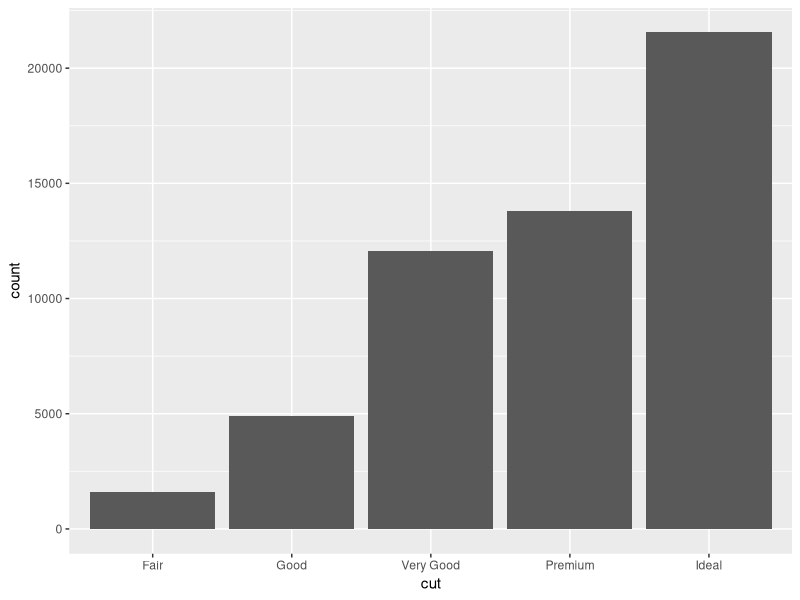
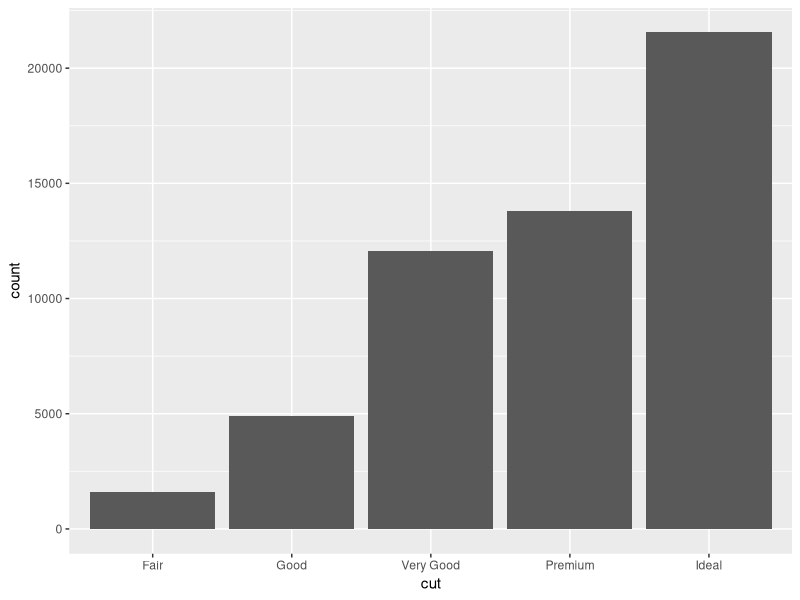
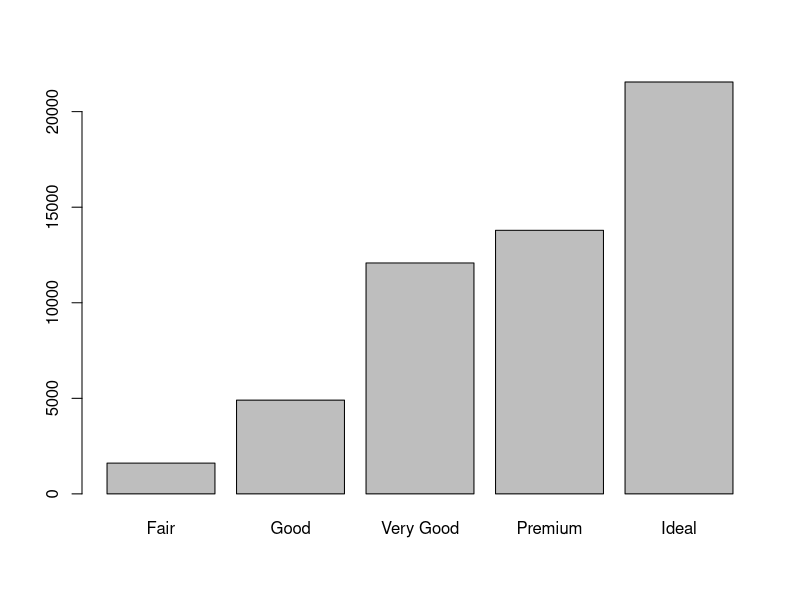
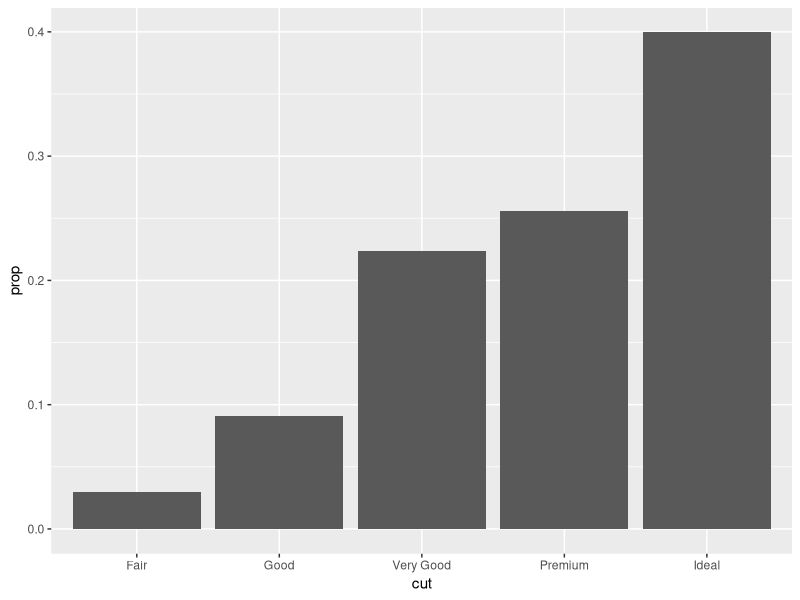
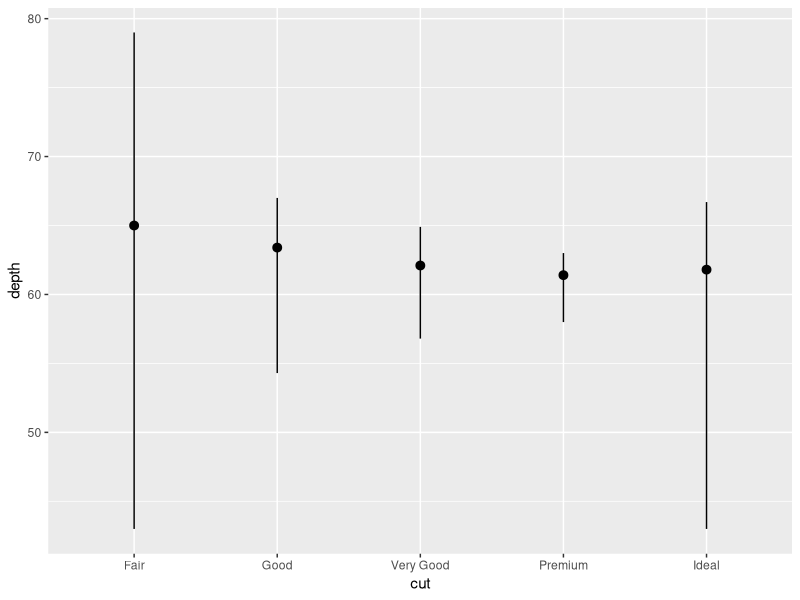
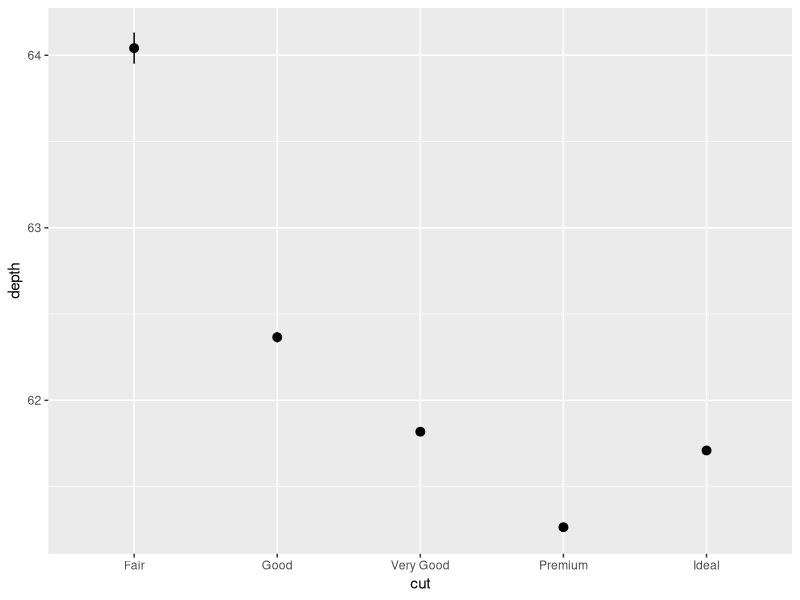
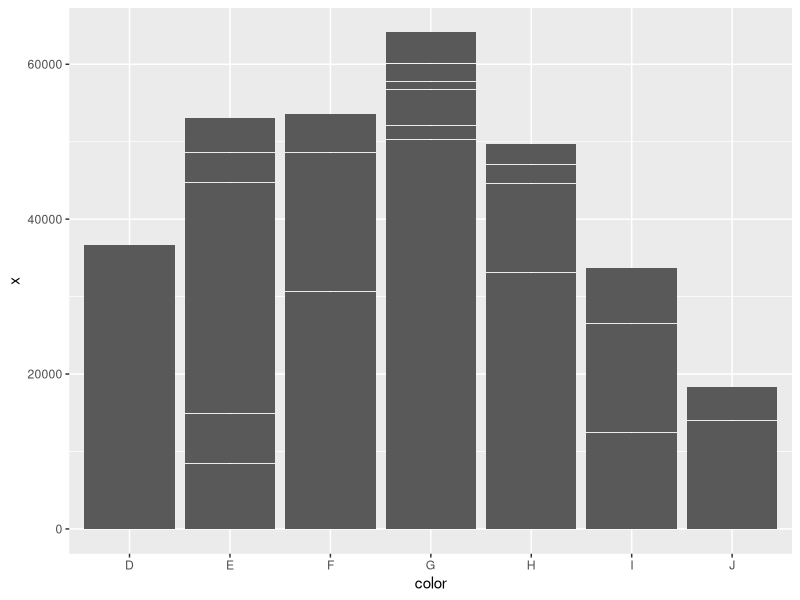
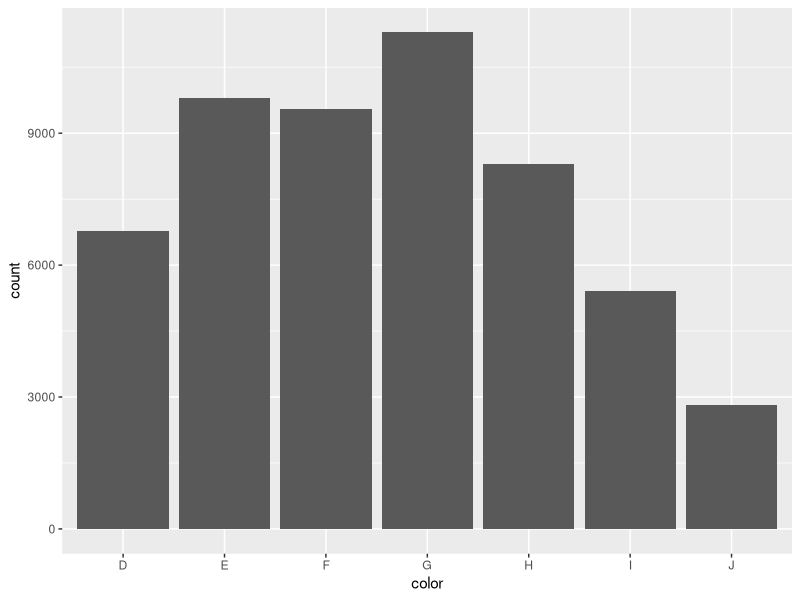

These figures' R source, in order:
#found an awsome site for R books https://bookdown.org/
a <- dnorm(3)
rnorm(3)
?dnorm
a = c(1,2,3)
b = c(4,5,6)
A = cbind(a,b)
A%*%t(A)
c(12, 5, 27)[a=1]

library(tidyverse)
#statistical transformation
ggplot(diamonds)+
  stat_count(aes(cut))
# every geom has a default stat
ggplot(diamonds)+
  geom_bar(aes(cut))
#geom_bar did an auto value counts
barplot(table(diamonds$cut))
#override with the proportion
ggplot(data = diamonds) + 
  geom_bar(aes(x = cut, y = stat(prop), group = 1))

ggplot(data = diamonds) + 
  stat_summary(
    aes(x = cut, y = depth),
    fun.min = min,
    fun.max = max,
    fun = median)

?stat_bin

ggplot(diamonds)+
  geom_pointrange(
    aes(x=cut,y=depth),
    stat = 'summary'
    )

#What does geom_col() do? How is it different to geom_bar()?
ggplot(data = diamonds) + 
  geom_col(aes(x=color,y=x))#y represent the bar height.
ggplot(data = diamonds) + 
  geom_bar(aes(x=color))#stat_count

colnames(diamonds)
#What variables does stat_smooth() compute? What parameters control its behavior?
ggplot(cars,aes(speed,dist))+
  geom_point()+
  stat_smooth(na.rm=TRUE)

#heights of the bars need to be normalized.
ggplot(data = diamonds) +
  geom_bar(aes(x = cut, y = ..count.. / sum(..count..), fill = color))
#position = "identity" will place each object exactly where it falls in the context of the graph.
for (posi in c('identity','dodge','fill')){
  ggplot(data = diamonds) + 
    geom_bar(aes(x = cut, fill = color,alpha = 1/5), position = posi)
}

for(i in 1:10){print(i)}